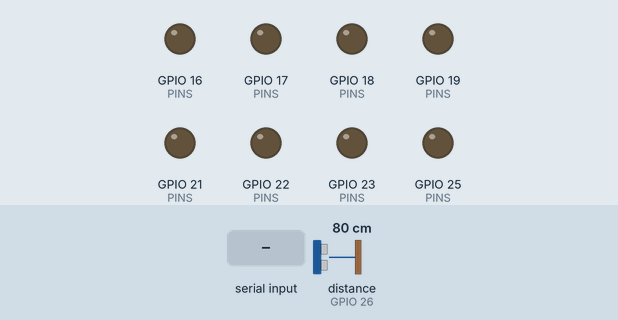
Recording of a sketch running on a simulated ESP32. Parts: output pins drawn as LEDs (lit = HIGH). Wiring (inferred from the names in the program): ultrasonic range finder: trigger GPIO 27; echo GPIO 26. Inputs (shaded band) come from the test bench; at power-on: distance to the obstacle (sensor on GPIO 26) 80 cm. The echo pulse lasts 58.3 µs per cm; pins used as bus, display or sensor lines are not drawn; what the sketch prints to the serial monitor is not drawn.

Above: at 1.5 s.
1.6 s: "FORWARD:1\n" received over Serial
At 2.4 s:
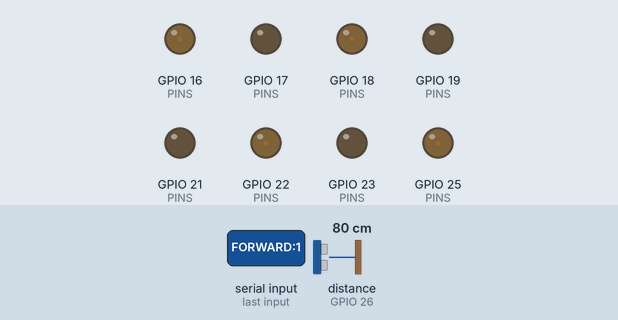
4.1 s: "FORWARD:150\n" received over Serial
At 4.6 s:
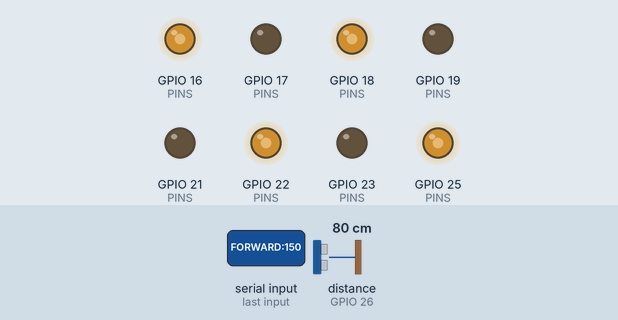
6.6 s: "BACK:1\n" received over Serial
At 7.4 s:
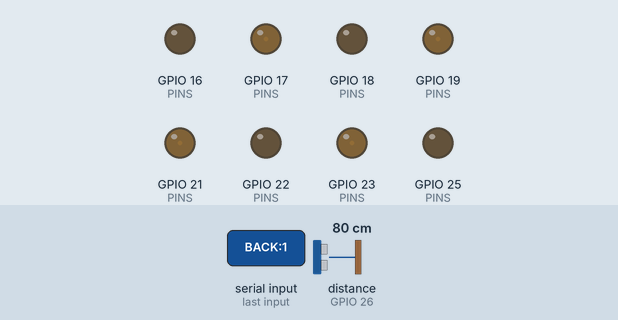
9.1 s: "BACK:150\n" received over Serial
At 9.6 s:
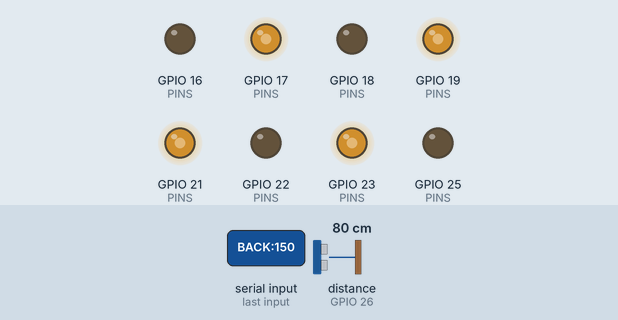
11.6 s: "RIGHT:1\n" received over Serial
At 12.4 s:
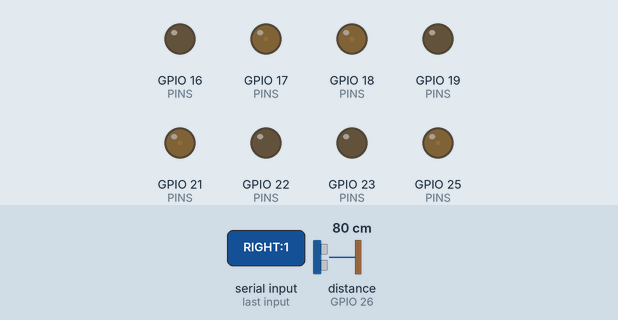
14.1 s: "RIGHT:150\n" received over Serial
At 14.6 s:
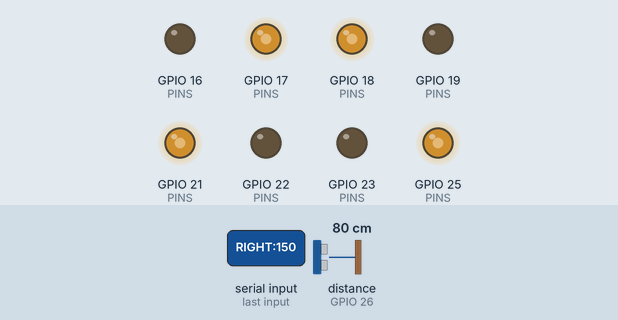
Timing chart, 0 to 17.1 s (numbered marks = the images above; inputs shaded):
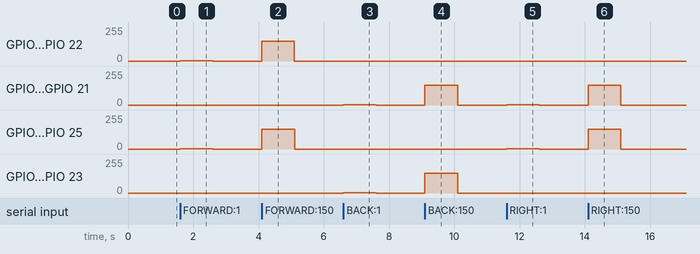

The sketch:

mode2_auto.ino
```cpp
// MODE 2 — teleop / autonomous. Pixel 7 drives; ESP32 executes.
// Serial protocol matches motors.py.
//
//   in :  FORWARD:<spd>  BACK:<spd>  LEFT:<spd>  RIGHT:<spd>
//         ROTATE_L:<spd> ROTATE_R:<spd>
//         FWD_L:<spd>    FWD_R:<spd>   BACK_L:<spd>  BACK_R:<spd>
//         STOP  SERVO:<deg>  PING
//   out:  READY (boot)   ALIVE (reply to PING)   DIST:<cm>  (-1 = no echo)
//
// LEFT/RIGHT are strafes. FWD_L etc. are diagonals. Speeds 0-255, capped
// at MAX_SPEED. ESP32 on phone USB, motors on battery rail (DECISIONS #39).

// ---- BAUD ----
// Board is CP2102 (10c4:ea60), not CH340. motors.py sets the rate explicitly
// via CP210x SET_BAUDRATE (0x1E) as a 32-bit value, so this is a free choice.
// Verified working phone-side at 115200.
const long BAUD = 115200;

// ---- corner mapping — DECISIONS #43 (supersedes #40) ----
// Measured by driving each channel alone:
//   ch0  P16/P17 -> RR   ch1  P18/P19 -> FR
//   ch2  P21/P22 -> FL   ch3  P23/P25 -> RL
// Left motors spin backward on positive drive, so indices 2 and 3 are
// inverted in software. Matches mode1_simple.ino, which is verified.
const int RR = 0;
const int FR = 1;
const int FL = 2;
const int RL = 3;

const bool INVERT[4] = { false, false, true, true };

const int PINS[4][2] = {
  {16, 17},   // 0 RR
  {18, 19},   // 1 FR
  {21, 22},   // 2 FL
  {23, 25}    // 3 RL
};

const int PWM_FREQ  = 1000;
const int PWM_RES   = 8;
const int MAX_SPEED = 200;      // DECISIONS #37 — 6V-nominal motors on 8.2V

// Failsafe: stop if nothing arrives for this long. Teleop re-sends the held
// command at 5 Hz, so 1 s means a dropped WiFi link stops the chassis fast.
const unsigned long WATCHDOG_MS = 1000;

// ---- ultrasonic — DECISIONS #42 ----
// TRIG P27 direct (3.3V drive is enough). ECHO P26 via 1k/2k divider —
// mandatory, ECHO is a 5V output into a 3.3V pin. VCC from ESP32 5V pin.
#define HAS_ULTRASONIC 1
#if HAS_ULTRASONIC
  const int TRIG = 27;
  const int ECHO = 26;
  const unsigned long DIST_EVERY_MS = 200;
  const unsigned long ECHO_TIMEOUT  = 25000;   // us, ~4 m
  unsigned long lastDist = 0;
#endif

unsigned long lastCmd = 0;
bool moving = false;

// ---------- PWM ----------
#if ESP_ARDUINO_VERSION_MAJOR >= 3
  void pwmInit(int pin, int ch)    { ledcAttach(pin, PWM_FREQ, PWM_RES); }
  void pwmWrite(int pin, int duty) { ledcWrite(pin, duty); }
#else
  int chanOf(int pin) {
    for (int i = 0; i < 4; i++) {
      if (PINS[i][0] == pin) return i * 2;
      if (PINS[i][1] == pin) return i * 2 + 1;
    }
    return 0;
  }
  void pwmInit(int pin, int ch) {
    ledcSetup(ch, PWM_FREQ, PWM_RES);
    ledcAttachPin(pin, ch);
  }
  void pwmWrite(int pin, int duty) { ledcWrite(chanOf(pin), duty); }
#endif

void setMotor(int i, int speed) {
  if (INVERT[i]) speed = -speed;
  speed = constrain(speed, -255, 255);
  if (speed >= 0) {
    pwmWrite(PINS[i][1], 0);
    pwmWrite(PINS[i][0], speed);
  } else {
    pwmWrite(PINS[i][0], 0);
    pwmWrite(PINS[i][1], -speed);
  }
}

void stopAll() {
  for (int i = 0; i < 4; i++) {
    pwmWrite(PINS[i][0], 0);
    pwmWrite(PINS[i][1], 0);
  }
  moving = false;
}

// vy forward, vx strafe right, w rotate CW — each -1..1
// vx terms flipped from the textbook mix: this chassis's rollers sit in the
// mirrored X pattern. Verified live in mode1_simple.ino.
void drive(float vy, float vx, float w, int speed) {
  float fl = vy - vx + w;
  float fr = vy + vx - w;
  float rl = vy + vx + w;
  float rr = vy - vx - w;

  float m = max(max(fabs(fl), fabs(fr)), max(fabs(rl), fabs(rr)));
  if (m > 1.0) { fl /= m; fr /= m; rl /= m; rr /= m; }

  setMotor(FL, (int)(fl * speed));
  setMotor(FR, (int)(fr * speed));
  setMotor(RL, (int)(rl * speed));
  setMotor(RR, (int)(rr * speed));
  moving = true;
}

// ---------- command parsing ----------
void handleLine(String line) {
  line.trim();
  if (line.length() == 0) return;

  lastCmd = millis();

  String cmd = line;
  int spd = 150;                       // motors.py default
  int colon = line.indexOf(':');
  if (colon > 0) {
    cmd = line.substring(0, colon);
    spd = line.substring(colon + 1).toInt();
  }
  spd = constrain(spd, 0, MAX_SPEED);

  if      (cmd == "FORWARD")  drive( 1,  0,  0, spd);
  else if (cmd == "BACK")     drive(-1,  0,  0, spd);
  else if (cmd == "RIGHT")    drive( 0,  1,  0, spd);   // strafe right
  else if (cmd == "LEFT")     drive( 0, -1,  0, spd);   // strafe left
  else if (cmd == "ROTATE_R") drive( 0,  0,  1, spd);
  else if (cmd == "ROTATE_L") drive( 0,  0, -1, spd);
  else if (cmd == "FWD_R")    drive( 1,  1,  0, spd);   // diagonal
  else if (cmd == "FWD_L")    drive( 1, -1,  0, spd);
  else if (cmd == "BACK_R")   drive(-1,  1,  0, spd);
  else if (cmd == "BACK_L")   drive(-1, -1,  0, spd);
  else if (cmd == "STOP")     stopAll();
  else if (cmd == "PING")     Serial.println("ALIVE");
  else if (cmd == "SERVO")    { /* no servo fitted */ }
}

void setup() {
  Serial.begin(BAUD);

  for (int i = 0; i < 4; i++) {
    pwmInit(PINS[i][0], i * 2);
    pwmInit(PINS[i][1], i * 2 + 1);
  }
  stopAll();

#if HAS_ULTRASONIC
  pinMode(TRIG, OUTPUT);
  pinMode(ECHO, INPUT);
  digitalWrite(TRIG, LOW);
#endif

  delay(300);
  Serial.println("READY");
}

void loop() {
  // serial commands
  static String buf = "";
  while (Serial.available()) {
    char c = Serial.read();
    if (c == '\n') { handleLine(buf); buf = ""; }
    else if (c != '\r' && buf.length() < 64) buf += c;
  }

  // failsafe
  if (moving && millis() - lastCmd > WATCHDOG_MS) stopAll();

#if HAS_ULTRASONIC
  if (millis() - lastDist > DIST_EVERY_MS) {
    lastDist = millis();
    digitalWrite(TRIG, LOW);
    delayMicroseconds(2);
    digitalWrite(TRIG, HIGH);
    delayMicroseconds(10);
    digitalWrite(TRIG, LOW);
    unsigned long us = pulseIn(ECHO, HIGH, ECHO_TIMEOUT);
    // -1 = no echo, so the host can tell "nothing in range" from "very close"
    Serial.printf("DIST:%d\n", us == 0 ? -1 : (int)(us * 0.0343 / 2.0));
  }
#endif
}
```

Measured:
- after the input at 1.6 s, GPIO 16 (PINS), GPIO 18 (PINS), GPIO 22 (PINS), GPIO 25 (PINS): 0/255 → 1/255 at once, → 0/255 1.0 s later
- after the input at 4.1 s, GPIO 16 (PINS), GPIO 18 (PINS), GPIO 22 (PINS), GPIO 25 (PINS): 0/255 → 149/255 at once, → 0/255 1.0 s later
- after the input at 6.6 s, GPIO 17 (PINS), GPIO 19 (PINS), GPIO 21 (PINS), GPIO 23 (PINS): 0/255 → 1/255 at once, → 0/255 1.0 s later
- after the input at 9.1 s, GPIO 17 (PINS), GPIO 19 (PINS), GPIO 21 (PINS), GPIO 23 (PINS): 0/255 → 149/255 at once, → 0/255 1.0 s later
- after the input at 11.6 s, GPIO 17 (PINS), GPIO 18 (PINS), GPIO 21 (PINS), GPIO 25 (PINS): 0/255 → 1/255 at once, → 0/255 1.0 s later
- after the input at 14.1 s, GPIO 17 (PINS), GPIO 18 (PINS), GPIO 21 (PINS), GPIO 25 (PINS): 0/255 → 149/255 at once, → 0/255 1.0 s later
